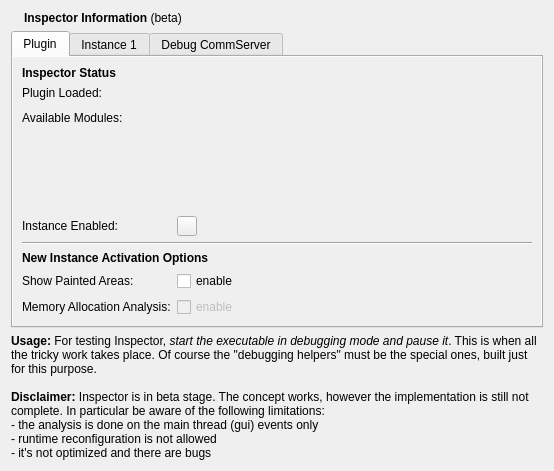
<?xml version="1.0" encoding="UTF-8"?>
<ui version="4.0">
 <author>Enrico Ros</author>
 <class>InfoView</class>
 <widget class="QWidget" name="InfoView">
  <property name="geometry">
   <rect>
    <x>0</x>
    <y>0</y>
    <width>554</width>
    <height>471</height>
   </rect>
  </property>
  <property name="windowTitle">
   <string>Inspector Plugin Information</string>
  </property>
  <layout class="QVBoxLayout" name="verticalLayout_6">
   <item>
    <layout class="QHBoxLayout" name="horizontalLayout_2">
     <item>
      <widget class="QLabel" name="iconLabel">
       <property name="sizePolicy">
        <sizepolicy hsizetype="Fixed" vsizetype="Preferred">
         <horstretch>0</horstretch>
         <verstretch>0</verstretch>
        </sizepolicy>
       </property>
       <property name="pixmap">
        <pixmap resource="../inspector.qrc">:/inspector/images/submenu-up.png</pixmap>
       </property>
      </widget>
     </item>
     <item>
      <widget class="QLabel" name="titleLabel">
       <property name="text">
        <string>&lt;b&gt;Inspector Information&lt;/b&gt; (beta)</string>
       </property>
      </widget>
     </item>
    </layout>
   </item>
   <item>
    <widget class="QTabWidget" name="Tabwidget1">
     <property name="sizePolicy">
      <sizepolicy hsizetype="Expanding" vsizetype="Preferred">
       <horstretch>0</horstretch>
       <verstretch>0</verstretch>
      </sizepolicy>
     </property>
     <property name="currentIndex">
      <number>0</number>
     </property>
     <widget class="QWidget" name="pluginWidget">
      <property name="autoFillBackground">
       <bool>true</bool>
      </property>
      <attribute name="icon">
       <iconset resource="../inspector.qrc">
        <normaloff>:/inspector/images/inspector-icon-32.png</normaloff>:/inspector/images/inspector-icon-32.png</iconset>
      </attribute>
      <attribute name="title">
       <string>Plugin</string>
      </attribute>
      <layout class="QFormLayout" name="formLayout_2">
       <item row="0" column="0">
        <widget class="QLabel" name="label_16">
         <property name="font">
          <font>
           <weight>75</weight>
           <bold>true</bold>
          </font>
         </property>
         <property name="text">
          <string>Inspector Status</string>
         </property>
        </widget>
       </item>
       <item row="1" column="0">
        <widget class="QLabel" name="label_6">
         <property name="text">
          <string>Plugin Loaded:</string>
         </property>
        </widget>
       </item>
       <item row="1" column="1">
        <widget class="QLabel" name="label_8">
         <property name="text">
          <string/>
         </property>
         <property name="pixmap">
          <pixmap resource="../inspector.qrc">:/inspector/images/status-ok.png</pixmap>
         </property>
        </widget>
       </item>
       <item row="2" column="0">
        <widget class="QLabel" name="label_9">
         <property name="text">
          <string>Available Modules:</string>
         </property>
        </widget>
       </item>
       <item row="2" column="1">
        <widget class="QLabel" name="modLabel">
         <property name="sizePolicy">
          <sizepolicy hsizetype="MinimumExpanding" vsizetype="MinimumExpanding">
           <horstretch>0</horstretch>
           <verstretch>0</verstretch>
          </sizepolicy>
         </property>
         <property name="textFormat">
          <enum>Qt::PlainText</enum>
         </property>
         <property name="wordWrap">
          <bool>true</bool>
         </property>
         <property name="textInteractionFlags">
          <set>Qt::NoTextInteraction</set>
         </property>
        </widget>
       </item>
       <item row="3" column="0">
        <widget class="QLabel" name="label">
         <property name="text">
          <string>Instance Enabled:</string>
         </property>
        </widget>
       </item>
       <item row="3" column="1">
        <widget class="QToolButton" name="enaButton">
         <property name="maximumSize">
          <size>
           <width>20</width>
           <height>20</height>
          </size>
         </property>
         <property name="iconSize">
          <size>
           <width>16</width>
           <height>16</height>
          </size>
         </property>
         <property name="shortcut">
          <string>Ctrl+S, Ctrl+R</string>
         </property>
         <property name="checkable">
          <bool>true</bool>
         </property>
        </widget>
       </item>
       <item row="4" column="0" colspan="2">
        <widget class="Line" name="line">
         <property name="orientation">
          <enum>Qt::Horizontal</enum>
         </property>
        </widget>
       </item>
       <item row="5" column="0" colspan="2">
        <widget class="QLabel" name="label_13">
         <property name="font">
          <font>
           <weight>75</weight>
           <bold>true</bold>
          </font>
         </property>
         <property name="text">
          <string>New Instance Activation Options</string>
         </property>
        </widget>
       </item>
       <item row="6" column="0">
        <widget class="QLabel" name="label_14">
         <property name="text">
          <string>Show Painted Areas:</string>
         </property>
        </widget>
       </item>
       <item row="6" column="1">
        <widget class="QCheckBox" name="paintBox">
         <property name="text">
          <string>enable</string>
         </property>
        </widget>
       </item>
       <item row="7" column="0">
        <widget class="QLabel" name="label_15">
         <property name="text">
          <string>Memory Allocation Analysis:</string>
         </property>
        </widget>
       </item>
       <item row="7" column="1">
        <widget class="QCheckBox" name="mallocBox">
         <property name="enabled">
          <bool>false</bool>
         </property>
         <property name="text">
          <string>enable</string>
         </property>
        </widget>
       </item>
      </layout>
     </widget>
     <widget class="QWidget" name="instanceWidget">
      <property name="autoFillBackground">
       <bool>true</bool>
      </property>
      <attribute name="icon">
       <iconset resource="../../debugger/debugger.qrc">
        <normaloff>:/debugger/images/debugger_start.png</normaloff>:/debugger/images/debugger_start.png</iconset>
      </attribute>
      <attribute name="title">
       <string>Instance 1</string>
      </attribute>
      <layout class="QGridLayout" name="gridLayout">
       <item row="0" column="0">
        <widget class="QGroupBox" name="groupBox">
         <property name="title">
          <string>Probe Status</string>
         </property>
         <layout class="QFormLayout" name="formLayout">
          <property name="fieldGrowthPolicy">
           <enum>QFormLayout::ExpandingFieldsGrow</enum>
          </property>
          <item row="0" column="0">
           <widget class="QLabel" name="label_2">
            <property name="text">
             <string>Program is being debugged:</string>
            </property>
           </widget>
          </item>
          <item row="0" column="1">
           <widget class="QLabel" name="debugEnabled"/>
          </item>
          <item row="1" column="0">
           <widget class="QLabel" name="label_20">
            <property name="text">
             <string>Debugger is Stopped:</string>
            </property>
           </widget>
          </item>
          <item row="1" column="1">
           <widget class="QLabel" name="debugStopped"/>
          </item>
          <item row="2" column="0">
           <widget class="QLabel" name="label_3">
            <property name="enabled">
             <bool>false</bool>
            </property>
            <property name="text">
             <string>Probe Present:</string>
            </property>
           </widget>
          </item>
          <item row="2" column="1">
           <widget class="QLabel" name="probePresent">
            <property name="enabled">
             <bool>false</bool>
            </property>
           </widget>
          </item>
          <item row="3" column="0">
           <widget class="QLabel" name="label_10">
            <property name="enabled">
             <bool>false</bool>
            </property>
            <property name="text">
             <string>Probe Capabilities:</string>
            </property>
           </widget>
          </item>
          <item row="3" column="1">
           <widget class="QLabel" name="probeCaps">
            <property name="enabled">
             <bool>false</bool>
            </property>
           </widget>
          </item>
          <item row="4" column="0">
           <widget class="QLabel" name="label_11">
            <property name="text">
             <string>Probe Injected:</string>
            </property>
           </widget>
          </item>
          <item row="4" column="1">
           <widget class="QLabel" name="probeInjected"/>
          </item>
          <item row="5" column="0">
           <widget class="QLabel" name="label_4">
            <property name="text">
             <string>Probe Activated:</string>
            </property>
           </widget>
          </item>
          <item row="5" column="1">
           <widget class="QLabel" name="probeActive"/>
          </item>
          <item row="6" column="0">
           <widget class="QLabel" name="label_7">
            <property name="text">
             <string>Working:</string>
            </property>
           </widget>
          </item>
          <item row="6" column="1">
           <widget class="QLabel" name="workLabel"/>
          </item>
         </layout>
        </widget>
       </item>
       <item row="0" column="1">
        <widget class="QGroupBox" name="groupBox_2">
         <property name="title">
          <string>Link Status</string>
         </property>
         <layout class="QFormLayout" name="formLayout_3">
          <item row="0" column="0">
           <widget class="QLabel" name="label_17">
            <property name="text">
             <string>Connection Enabled:</string>
            </property>
           </widget>
          </item>
          <item row="0" column="1">
           <layout class="QHBoxLayout" name="horizontalLayout_3">
            <item>
             <widget class="QLabel" name="connEnabled"/>
            </item>
            <item>
             <widget class="QLabel" name="connName"/>
            </item>
           </layout>
          </item>
          <item row="1" column="0">
           <widget class="QLabel" name="label_19">
            <property name="text">
             <string>Server Listening:</string>
            </property>
           </widget>
          </item>
          <item row="1" column="1">
           <widget class="QLabel" name="serverListening"/>
          </item>
          <item row="2" column="0">
           <widget class="QLabel" name="label_21">
            <property name="text">
             <string>Probe Connected:</string>
            </property>
           </widget>
          </item>
          <item row="2" column="1">
           <widget class="QLabel" name="probeConnected"/>
          </item>
          <item row="3" column="0">
           <widget class="QLabel" name="label_22">
            <property name="enabled">
             <bool>false</bool>
            </property>
            <property name="text">
             <string>Client Info:</string>
            </property>
           </widget>
          </item>
          <item row="3" column="1">
           <widget class="QLabel" name="clientInfo">
            <property name="enabled">
             <bool>false</bool>
            </property>
           </widget>
          </item>
         </layout>
        </widget>
       </item>
      </layout>
     </widget>
     <widget class="QWidget" name="debugWidget">
      <property name="autoFillBackground">
       <bool>true</bool>
      </property>
      <attribute name="title">
       <string>Debug CommServer</string>
      </attribute>
      <layout class="QVBoxLayout" name="verticalLayout">
       <item>
        <widget class="QGroupBox" name="groupBox">
         <property name="title">
          <string>Messages, Errors and Logs</string>
         </property>
         <layout class="QGridLayout" name="gridLayout_2">
          <item row="0" column="0" colspan="2">
           <widget class="QPlainTextEdit" name="commText">
            <property name="font">
             <font>
              <family>Courier New</family>
             </font>
            </property>
            <property name="frameShape">
             <enum>QFrame::NoFrame</enum>
            </property>
            <property name="textInteractionFlags">
             <set>Qt::TextSelectableByKeyboard|Qt::TextSelectableByMouse</set>
            </property>
           </widget>
          </item>
          <item row="0" column="2">
           <widget class="QPlainTextEdit" name="messagesText">
            <property name="font">
             <font>
              <family>Courier New</family>
             </font>
            </property>
            <property name="frameShape">
             <enum>QFrame::NoFrame</enum>
            </property>
            <property name="textInteractionFlags">
             <set>Qt::TextSelectableByKeyboard|Qt::TextSelectableByMouse</set>
            </property>
           </widget>
          </item>
          <item row="1" column="0">
           <widget class="QToolButton" name="clearComm">
            <property name="text">
             <string>clear</string>
            </property>
           </widget>
          </item>
          <item row="1" column="1">
           <layout class="QHBoxLayout" name="horizontalLayout">
            <item>
             <widget class="QLabel" name="progressLabel">
              <property name="text">
               <string>Progress</string>
              </property>
             </widget>
            </item>
            <item>
             <widget class="QProgressBar" name="progressBar">
              <property name="value">
               <number>0</number>
              </property>
              <property name="invertedAppearance">
               <bool>false</bool>
              </property>
             </widget>
            </item>
           </layout>
          </item>
          <item row="1" column="2">
           <widget class="QToolButton" name="clearMessages">
            <property name="text">
             <string>clear</string>
            </property>
           </widget>
          </item>
         </layout>
        </widget>
       </item>
      </layout>
     </widget>
    </widget>
   </item>
   <item>
    <widget class="QLabel" name="label_12">
     <property name="sizePolicy">
      <sizepolicy hsizetype="Preferred" vsizetype="MinimumExpanding">
       <horstretch>0</horstretch>
       <verstretch>0</verstretch>
      </sizepolicy>
     </property>
     <property name="text">
      <string>&lt;b&gt;Usage:&lt;/b&gt; For testing Inspector, &lt;em&gt;start the executable in debugging mode and pause it&lt;/em&gt;. This is when all the tricky work takes place. Of course the &quot;debugging helpers&quot; must be the special ones, built just for this purpose.&lt;br/&gt;&lt;br/&gt;&lt;b&gt;Disclaimer:&lt;/b&gt; Inspector is in beta stage. The concept works, however the implementation is still not complete. In particular be aware of the following limitations:&lt;br/&gt; - the analysis is done on the main thread (gui) events only&lt;br/&gt; - runtime reconfiguration is not allowed&lt;br/&gt; - it's not optimized and there are bugs</string>
     </property>
     <property name="textFormat">
      <enum>Qt::RichText</enum>
     </property>
     <property name="alignment">
      <set>Qt::AlignBottom|Qt::AlignLeading|Qt::AlignLeft</set>
     </property>
     <property name="wordWrap">
      <bool>true</bool>
     </property>
    </widget>
   </item>
  </layout>
 </widget>
 <resources>
  <include location="../../debugger/debugger.qrc"/>
  <include location="../inspector.qrc"/>
 </resources>
 <connections>
  <connection>
   <sender>clearComm</sender>
   <signal>clicked()</signal>
   <receiver>commText</receiver>
   <slot>clear()</slot>
   <hints>
    <hint type="sourcelabel">
     <x>41</x>
     <y>301</y>
    </hint>
    <hint type="destinationlabel">
     <x>44</x>
     <y>227</y>
    </hint>
   </hints>
  </connection>
  <connection>
   <sender>clearMessages</sender>
   <signal>clicked()</signal>
   <receiver>messagesText</receiver>
   <slot>clear()</slot>
   <hints>
    <hint type="sourcelabel">
     <x>317</x>
     <y>300</y>
    </hint>
    <hint type="destinationlabel">
     <x>310</x>
     <y>230</y>
    </hint>
   </hints>
  </connection>
 </connections>
</ui>
